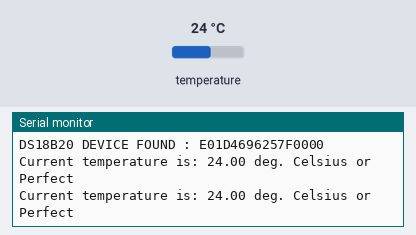
This program was run on a simulated ESP8266 (Wemos D1 mini). Shown: the last lines printed to the serial monitor. The inputs (shaded band) are chosen by the test bench; at power-on: temperature 24 °C.

Above: at 7.3 s.
7.4 s: temperature set to 12 °C
At 12.7 s:
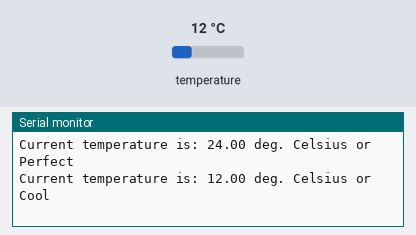
19.3 s: temperature set to 28 °C
At 24.9 s:
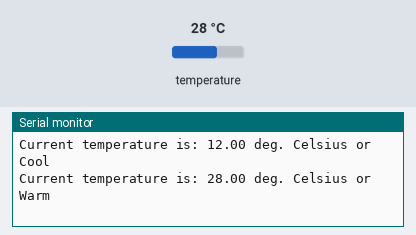
31.1 s: temperature set to 33 °C
At 35.9 s:
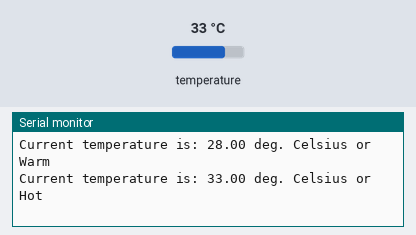
42.6 s: temperature set to 41 °C
At 48.1 s:
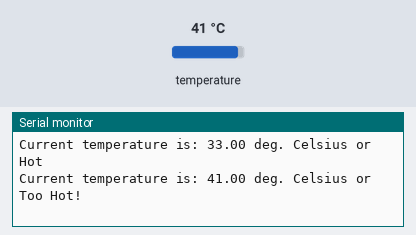
54.1 s: temperature set to 5 °C
At 59.1 s:
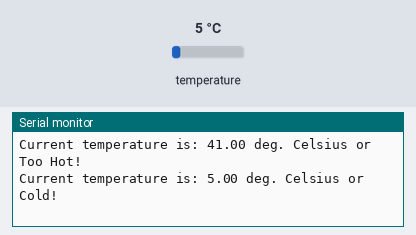

Measured:
- after the input at 7.4 s, the serial monitor: prints a new line after 4.9 s (image 1)
- after the input at 19.3 s, the serial monitor: prints a new line after 4.6 s (image 2)
- after the input at 31.1 s, the serial monitor: prints a new line after 4.3 s (image 3)
- after the input at 42.6 s, the serial monitor: prints a new line after 4.3 s (image 4)
- after the input at 54.1 s, the serial monitor: prints a new line after 4.3 s (image 5)

The program:

main.cpp
```cpp
//I Sechan Bae, 000803348 certify that this material is my original work. No other person's work has been used without due acknowledgement. I have not made my work available to anyone else."
#include <Arduino.h>
#include <OneWire.h>
#include <DallasTemperature.h>

// Pin that the  DS18B20 is connected to
const int oneWireBus = D3;

// Setup a oneWire instance to communicate with any OneWire devices
OneWire oneWire(oneWireBus);

// Pass our oneWire reference to Dallas Temperature sensor
DallasTemperature DS18B20(&oneWire);
DeviceAddress tempSensor;
String getJudgement(float temp){
  float upper[]={10,15,25,30,35,50};
  float lower[]={0,10,15,25,30,35};
  String judgements[]={"Cold!","Cool","Perfect","Warm","Hot","Too Hot!"};
  for(int i=0;i<6;i++){
    if((temp<upper[i])&&(temp>=lower[i])){
      return judgements[i];
    }
  }
  return "Out of Range";
}
void setup() {
  // configure the USB serial monitor
  Serial.begin(115200);

  // Start the DS18B20 sensor
  DS18B20.begin();
  uint8_t address[8];
  if(!DS18B20.getAddress(tempSensor,0)){
    Serial.println("NO DS18B20 DEVICE FOUND: ");
    return;
  }

  Serial.print("DS18B20 DEVICE FOUND : ");
  for(int i=0;i<8;i++){
    Serial.printf("%02X",address[i]);
  }
  Serial.println();
}

void loop() {
  float fTemp;

  // ask DS18B20 for the current temperature
  DS18B20.requestTemperatures();

  // fetch the temperature.  We only have 1 sensor, so the index is 0.
  fTemp = DS18B20.getTempCByIndex(0);
  String judgement=getJudgement(fTemp);
  // print the temp to the USB serial monitor
  Serial.println("Current temperature is: " + String(fTemp) + " deg. Celsius or "+judgement);

  // wait 2s (2000ms) before doing this again
  delay(5000);
} 
```
